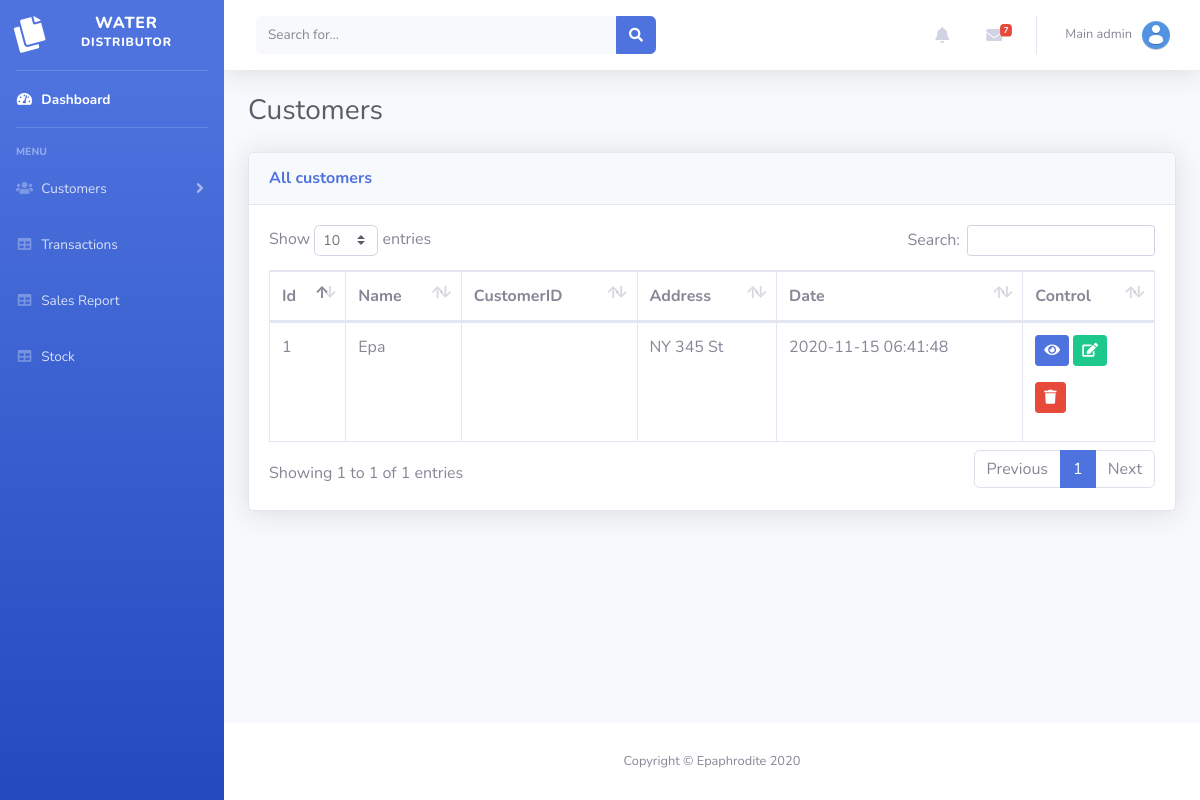
/dashboard/customers.php (signed in), run on the app's committed database.
### tables this page shows
CREATE TABLE `customers` (
  `id` int(11) NOT NULL,
  `name` varchar(191) NOT NULL,
  `phoneNumber` varchar(191) NOT NULL,
  `password` longtext NOT NULL,
  `address` varchar(191) NOT NULL,
  `date` timestamp NOT NULL DEFAULT current_timestamp() ON UPDATE current_timestamp()
);

### dashboard/topnav.php (the view, shortened to what this page needs)
<?php
    $name=$_SESSION['admin'];
?>
<nav class="navbar navbar-expand navbar-light bg-white topbar mb-4 static-top shadow">
          <form class="d-none d-sm-inline-block form-inline mr-auto ml-md-3 my-2 my-md-0 mw-100 navbar-search">
            <div class="input-group">
              <input type="text" class="form-control bg-light border-0 small" placeholder="Search for..." aria-label="Search" aria-describedby="basic-addon2">
              <div class="input-group-append">
                <button class="btn btn-primary" type="button">
                  <i class="fas fa-search fa-sm"></i>
                </button>
              </div>
            </div>
          </form>
          <ul class="navbar-nav ml-auto">
            <li class="nav-item dropdown no-arrow mx-1">
              <a class="nav-link dropdown-toggle" href="#" id="alertsDropdown" role="button" data-toggle="dropdown" aria-haspopup="true" aria-expanded="false">
                <i class="fas fa-bell fa-fw"></i>
              </a>
            </li>
            <li class="nav-item dropdown no-arrow mx-1">
              <a class="nav-link dropdown-toggle" href="#" id="messagesDropdown" role="button" data-toggle="dropdown" aria-haspopup="true" aria-expanded="false">
                <i class="fas fa-envelope fa-fw"></i>
                <span class="badge badge-danger badge-counter">7</span>
              </a>
            </li>
            <li class="nav-item dropdown no-arrow">
              <a class="nav-link dropdown-toggle" href="#" id="userDropdown" role="button" data-toggle="dropdown" aria-haspopup="true" aria-expanded="false">
                <span class="mr-2 d-none d-lg-inline text-gray-600 small"><?php echo $name; ?></span>
                <img class="img-profile rounded-circle" src="img/avatar.png">
              </a>
            </li>
          </ul>
        </nav>

### dashboard/customers.php (shortened to what this page needs)
<!DOCTYPE html>
<html lang="en">
<head>
  <link href="vendor/fontawesome-free/css/all.min.css" rel="stylesheet" type="text/css">
  <link href="css/sb-admin-2.min.css" rel="stylesheet">
  <link href="vendor/datatables/dataTables.bootstrap4.min.css" rel="stylesheet">
</head>
<body id="page-top">
  <div id="wrapper">
    <?php
      include('sidebar.php');
    ?>
    <div id="content-wrapper" class="d-flex flex-column">
      <div id="content">
        <?php
          include('topnav.php')
        ?>
        <div class="container-fluid">
          <div class="d-sm-flex align-items-center justify-content-between mb-4">
            <h1 class="h3 mb-0 text-gray-800">Customers</h1>
          </div>
          <div class="row">
            <div class="col-md-12">
              <div class="card shadow mb-12">
              <div class="card-header py-3">
                <h6 class="m-0 font-weight-bold text-primary">All customers</h6>
              </div>
              <div class="card-body">
                <div class="table-responsive">
                  <table class="table table-bordered" id="dataTable" width="100%" cellspacing="0">
                    <thead>
                      <tr>
                        <th>Id</th>
                        <th>Name</th>
                        <th>CustomerID</th>
                        <th>Address</th>
                        <th>Date</th>
                        <th>Control</th>
                      </tr>
                    </thead>
                    <tbody>
                    <?php
                      $sql = mysqli_query($dbcon,"SELECT * FROM customers ORDER BY ID DESC");
                      while($row = mysqli_fetch_array($sql)){
                          echo'
                          <tr>
                            <td>'.$row['id'].'</td>
                            <td>'.$row['name'].'</td>
                            <td>'.$row['customerID'].'</td>
                            <td>'.$row['address'].'</td>
                            <td>'.$row['date'].'</td>
                            <td>
                              <p>
                                  <button class="btn btn-primary btn-sm"><i class="fa fa-eye"></i></button>
                                  <button class="btn btn-success btn-sm"><i class="fa fa-edit"></i></button>
                              </p>
                              <p>
                                  <button class="btn btn-danger btn-sm"><i class="fa fa-trash"></i></button>
                              </p>
                            </td>
                          </tr>
                          ';
                      }
                      ?>
                    </tbody>
                  </table>
                </div>
              </div>
            </div>
            </div>
          </div>
        </div>
      </div>
      <?php
        include('footer.php');
      ?>
    </div>
  </div>
</body>
</html>

### data on the page
customers: id "1", name "Epa", address "NY 345 St", date "2020-11-15 06:41:48"

### other printed values
$name "Main admin"
